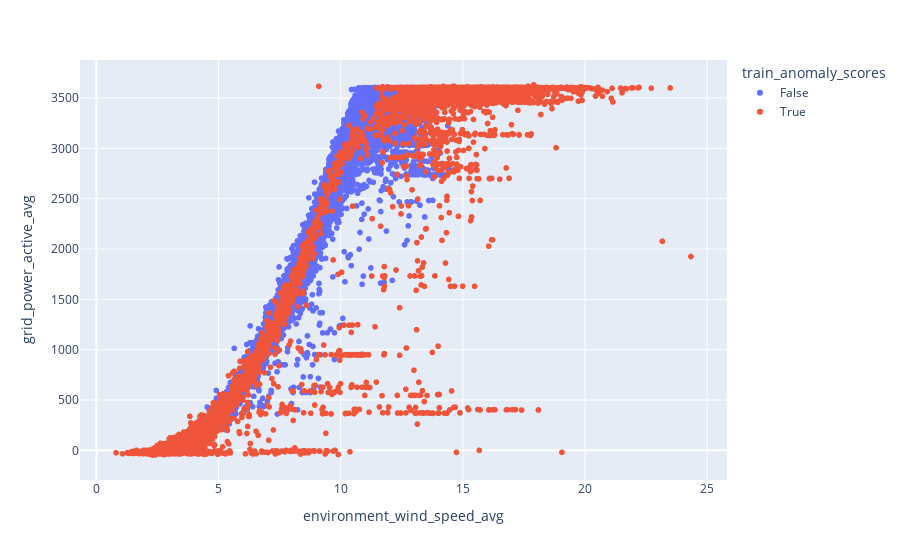

Notebook code for this chart:
### Code cell
fig = px.scatter(features_df, x="environment_wind_speed_avg", y="grid_power_active_avg", color = "train_anomaly_scores")
fig.show()

### Figure 1 — Plotly figure (JSON) as saved in the notebook; plotly's stock layout.template omitted (floating-point values rounded to 4 significant figures; data arrays with more than 128 entries replaced by an {"elided": "..."} marker saying what was removed)
{"data": [{"hovertemplate": "train_anomaly_scores=False<br>environment_wind_speed_avg=%{x}<br>grid_power_active_avg=%{y}<extra></extra>", "legendgroup": "False", "marker": {"color": "#636efa", "symbol": "circle"}, "mode": "markers", "name": "False", "showlegend": true, "type": "scattergl", "x": {"elided": "29095 float values"}, "xaxis": "x", "y": {"elided": "29095 float values"}, "yaxis": "y"}, {"hovertemplate": "train_anomaly_scores=True<br>environment_wind_speed_avg=%{x}<br>grid_power_active_avg=%{y}<extra></extra>", "legendgroup": "True", "marker": {"color": "#EF553B", "symbol": "circle"}, "mode": "markers", "name": "True", "showlegend": true, "type": "scattergl", "x": {"elided": "11203 float values"}, "xaxis": "x", "y": {"elided": "11203 float values"}, "yaxis": "y"}], "layout": {"autosize": true, "legend": {"title": {"text": "train_anomaly_scores"}, "tracegroupgap": 0}, "margin": {"t": 60}, "xaxis": {"anchor": "y", "autorange": true, "domain": [0, 1], "range": [-0.7415, 25.88], "title": {"text": "environment_wind_speed_avg"}, "type": "linear"}, "yaxis": {"anchor": "x", "autorange": true, "domain": [0, 1], "range": [-333.5, 3917.0], "title": {"text": "grid_power_active_avg"}, "type": "linear"}}}
